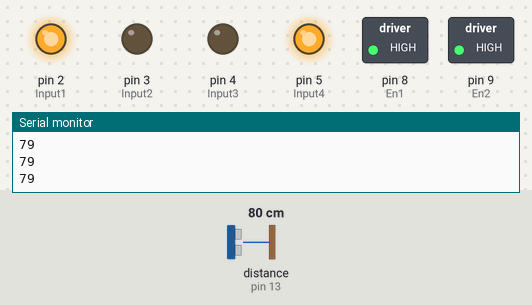
Recording of a sketch running on a simulated Arduino Uno, built with avr-gcc and run on an emulated ATmega328P. On the bench: switched loads named in the sketch (green lamp = pin HIGH), output pins drawn as LEDs (lit = HIGH), the last lines printed to the serial monitor. Wiring (inferred from the names in the program): ultrasonic range finder: trigger pin 12; echo pin 13. Dashed ring = blinking. The test bench sets the inputs (shaded band); at power-on: distance to the obstacle (sensor on pin 13) 80 cm. The echo pulse lasts 58.3 µs per cm; pins used as bus, display or sensor lines are not drawn.

Above: at 1.2 s.
1.3 s: distance to the obstacle (sensor on pin 13) set to 13 cm
2.8 s: distance to the obstacle (sensor on pin 13) set to 10 cm
At 3.15 s:
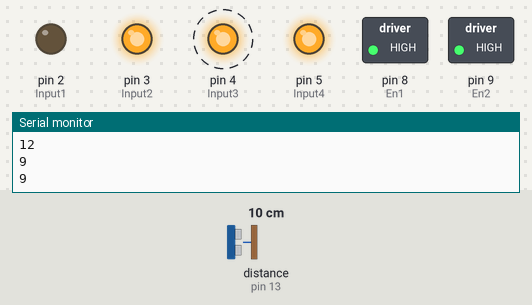
5.8 s: distance to the obstacle (sensor on pin 13) set to 18 cm
At 6.3 s:
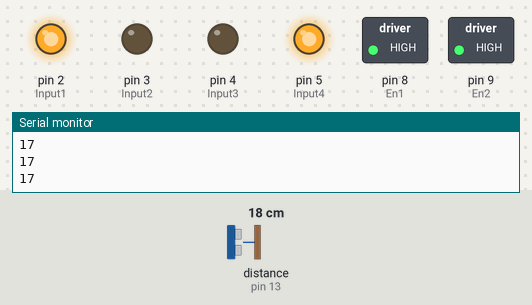
7.3 s: distance to the obstacle (sensor on pin 13) set to 2 cm
At 7.5 s:
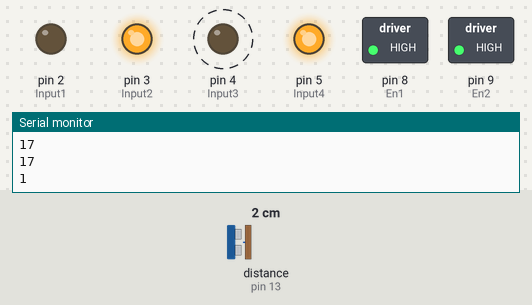
Timing chart, 0 to 11.3 s (numbered marks = the images above; inputs shaded):
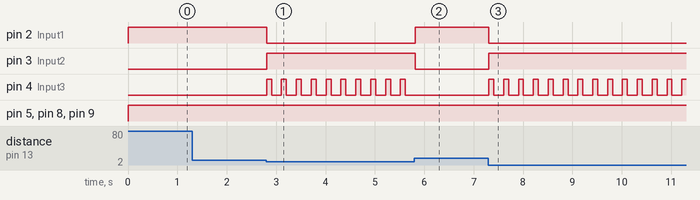

The sketch:

Obstacle_Avoidance_Car.ino
```cpp
/***************************************************
Project Title : Obstacle Avoidance Car
Organisation: Soham Academy Of Human Excellence
Website: https://ria.sohamacademy.org/
***************************************************/

const int trigPin = 12;               //arduino 10th pin connected to trig Pin of the ultrasonic sensor
const int echoPin = 13;               //arduino 11th pin connected to echo Pin of the ultrasonic sensor

const int Input1 = 2;                 //arduino 3rd pin connected to L293D pin input1
const int Input2 = 3;                 //arduino 4th pin connected to L293D pin input2
const int Input3 = 4;                 //arduino 8th pin connected to L293D pin input3
const int Input4 = 5;                 //arduino 9th pin connected to L293D pin input4
const int En1 = 8;
const int En2 = 9;


void setup()
{
  pinMode(trigPin, OUTPUT);
  pinMode(echoPin, INPUT);
  pinMode (Input1, OUTPUT);
  pinMode (Input2, OUTPUT);
  pinMode (Input3, OUTPUT);
  pinMode (Input4, OUTPUT);
  pinMode (En1, OUTPUT);
  pinMode (En2, OUTPUT);
  Serial.begin(9600);
}
long duration, distance;

void loop()
{
  digitalWrite(trigPin, LOW);
  delayMicroseconds(2);
  digitalWrite(trigPin, HIGH);
  delayMicroseconds(10);
  digitalWrite(trigPin, LOW);
  duration = pulseIn(echoPin, HIGH);
  distance = duration/58.2;
  Serial.println(distance);
  if(distance>=0 && distance<=10)
   // The speed of sound is 340 m/s or 29 microseconds per centimeter.
   // The echo travels out and back, so to find the distance of the
   // object we take half of the distance travelled.
  {
    digitalWrite(Input1, LOW);
    digitalWrite(Input2, HIGH);
    digitalWrite(Input3, HIGH);
    digitalWrite(Input4, HIGH);
    digitalWrite(En1, HIGH);
    digitalWrite(En2, HIGH);
    delay(100);
    digitalWrite(Input1, LOW);
    digitalWrite(Input2, HIGH);
    digitalWrite(Input3, LOW);
    digitalWrite(Input4, HIGH);
    digitalWrite(En1, HIGH);
    digitalWrite(En2, HIGH);
    delay(200);
  }
  else
  {
    digitalWrite(Input1, HIGH);
    digitalWrite(Input2, LOW);
    digitalWrite(Input3, LOW);
    digitalWrite(Input4, HIGH);
    digitalWrite(En1, HIGH);
    digitalWrite(En2, HIGH);
  }
  delay(0);
}
```

Measured:
- the behaviour switches between 12 and 11 cm on distance to the obstacle (sensor on pin 13) (found by bisection; images 0 and 1)
- after the input at 2.8 s, pin 2 (Input1): HIGH → LOW at once; pin 3 (Input2): LOW → HIGH at once; pin 4 (Input3): alternates HIGH for 0.10 s and LOW for 0.20 s, starting at once
- after the input at 5.8 s, pin 2 (Input1): LOW → HIGH at once; pin 3 (Input2): HIGH → LOW at once; pin 4 (Input3): stops changing and stays LOW
- after the input at 7.3 s, pin 2 (Input1): HIGH → LOW at once; pin 3 (Input2): LOW → HIGH at once; pin 4 (Input3): alternates HIGH for 0.10 s and LOW for 0.20 s, starting at once
